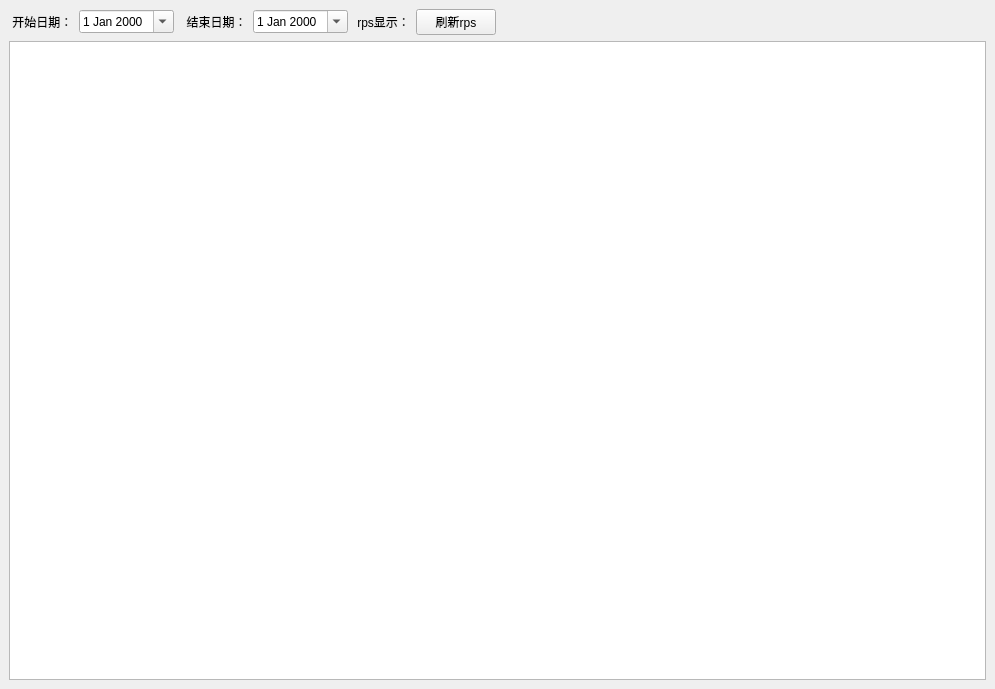
<?xml version="1.0" encoding="UTF-8"?>
<ui version="4.0">
 <class>MainWindow</class>
 <widget class="QMainWindow" name="MainWindow">
  <property name="geometry">
   <rect>
    <x>0</x>
    <y>0</y>
    <width>995</width>
    <height>689</height>
   </rect>
  </property>
  <property name="windowTitle">
   <string>MainWindow</string>
  </property>
  <widget class="QWidget" name="centralwidget">
   <layout class="QVBoxLayout" name="verticalLayout">
    <item>
     <layout class="QVBoxLayout" name="verticalLayout_3">
      <item>
       <layout class="QHBoxLayout" name="horizontalLayout">
        <item>
         <widget class="QLabel" name="label">
          <property name="text">
           <string> 开始日期：</string>
          </property>
         </widget>
        </item>
        <item>
         <widget class="QDateEdit" name="dte_start">
          <property name="calendarPopup">
           <bool>true</bool>
          </property>
         </widget>
        </item>
        <item>
         <widget class="QLabel" name="label_2">
          <property name="text">
           <string>  结束日期：</string>
          </property>
         </widget>
        </item>
        <item>
         <widget class="QDateEdit" name="dte_end">
          <property name="calendarPopup">
           <bool>true</bool>
          </property>
         </widget>
        </item>
        <item>
         <widget class="QLabel" name="label_3">
          <property name="text">
           <string> rps显示：</string>
          </property>
         </widget>
        </item>
        <item>
         <layout class="QHBoxLayout" name="layout_rps">
          <property name="spacing">
           <number>7</number>
          </property>
          <property name="sizeConstraint">
           <enum>QLayout::SetFixedSize</enum>
          </property>
          <property name="leftMargin">
           <number>0</number>
          </property>
         </layout>
        </item>
        <item>
         <widget class="QPushButton" name="pb_refresh_rps">
          <property name="text">
           <string> 刷新rps </string>
          </property>
         </widget>
        </item>
        <item>
         <spacer name="horizontalSpacer">
          <property name="orientation">
           <enum>Qt::Horizontal</enum>
          </property>
          <property name="sizeHint" stdset="0">
           <size>
            <width>40</width>
            <height>20</height>
           </size>
          </property>
         </spacer>
        </item>
       </layout>
      </item>
      <item>
       <widget class="QGraphicsView" name="graphicsView">
        <property name="sizePolicy">
         <sizepolicy hsizetype="Expanding" vsizetype="Expanding">
          <horstretch>0</horstretch>
          <verstretch>0</verstretch>
         </sizepolicy>
        </property>
       </widget>
      </item>
     </layout>
    </item>
   </layout>
  </widget>
 </widget>
 <resources/>
 <connections/>
</ui>
